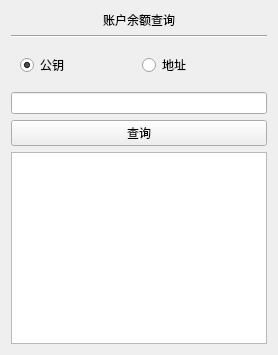
               <widget class="QWidget" name="tab_3">
                <attribute name="title">
                 <string>账户余额查询</string>
                </attribute>
                <layout class="QVBoxLayout" name="verticalLayout_18">
                 <item>
                  <layout class="QVBoxLayout" name="verticalLayout_3">
                   <item>
                    <widget class="QLabel" name="label_4">
                     <property name="text">
                      <string>账户余额查询</string>
                     </property>
                     <property name="alignment">
                      <set>Qt::AlignCenter</set>
                     </property>
                    </widget>
                   </item>
                   <item>
                    <widget class="Line" name="line_6">
                     <property name="orientation">
                      <enum>Qt::Horizontal</enum>
                     </property>
                    </widget>
                   </item>
                   <item>
                    <layout class="QHBoxLayout" name="horizontalLayout_5">
                     <item>
                      <widget class="QWidget" name="widget_4" native="true">
                       <layout class="QHBoxLayout" name="horizontalLayout_21">
                        <item>
                         <widget class="QRadioButton" name="rdoABPub">
                          <property name="text">
                           <string>公钥</string>
                          </property>
                          <property name="checked">
                           <bool>true</bool>
                          </property>
                         </widget>
                        </item>
                        <item>
                         <widget class="QRadioButton" name="rdoABAddr">
                          <property name="text">
                           <string>地址</string>
                          </property>
                         </widget>
                        </item>
                       </layout>
                      </widget>
                     </item>
                    </layout>
                   </item>
                   <item>
                    <widget class="QLineEdit" name="edtABEdit"/>
                   </item>
                   <item>
                    <widget class="QPushButton" name="btnAccountBalance">
                     <property name="text">
                      <string>查询</string>
                     </property>
                    </widget>
                   </item>
                   <item>
                    <widget class="QPlainTextEdit" name="edtABPlanEdit"/>
                   </item>
                  </layout>
                 </item>
                </layout>
               </widget>
